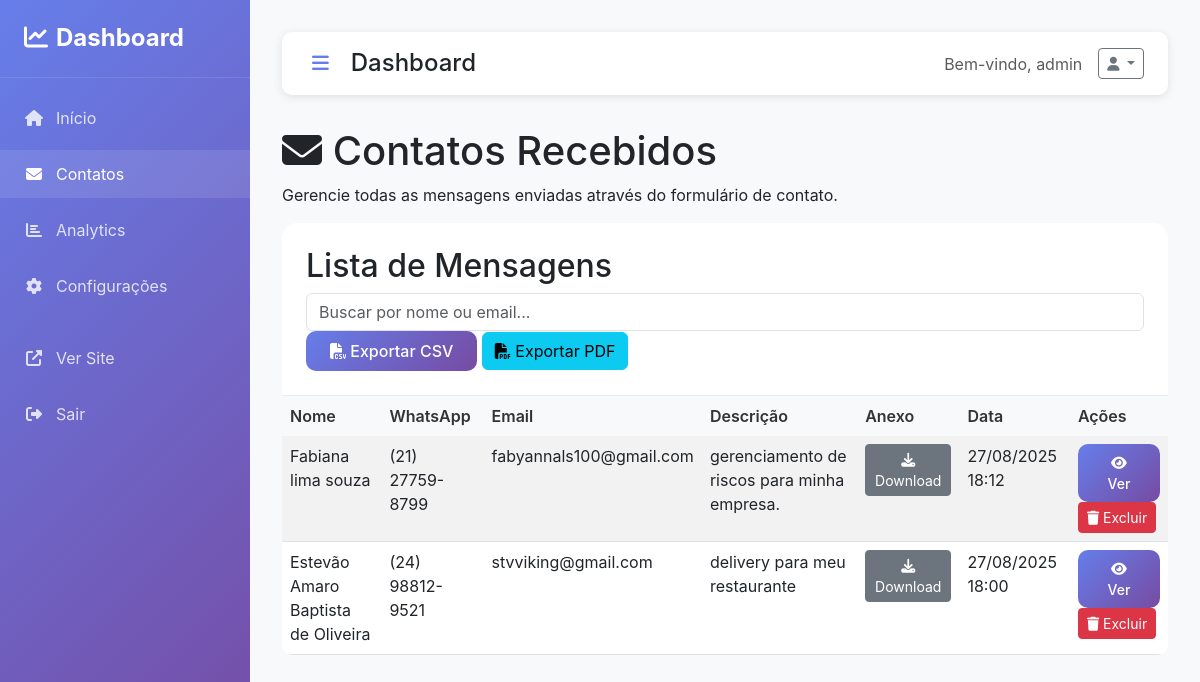
The app's page /dashboard/contacts/ (signed in) with its own data.
### main/models.py (models this page shows, shortened)
class Contact(models.Model):
    name = models.CharField('Nome', max_length=100)
    whatsapp = models.CharField('WhatsApp', max_length=20)
    email = models.EmailField('Email')
    project_description = models.TextField('Descrição do Projeto')
    attachment = models.FileField(
        'Anexo',
        upload_to=contact_file_upload_path,
        blank=True,
        null=True,
        help_text='Arquivo opcional (PDF, DOC, DOCX, TXT - máx. 10MB)'
    )
    created_at = models.DateTimeField('Data de Criação', auto_now_add=True)
    is_read = models.BooleanField('Lida', default=False)
    notes = models.TextField('Observações', blank=True, help_text='Notas internas sobre o contato')
    class Meta:
        verbose_name = 'Contato'
        verbose_name_plural = 'Contatos'
        ordering = ['-created_at']

### dashboard/views.py (the view, shortened to what this page needs)
# urls.py: path('contacts/', views.contacts_list, name='contacts_list'),
@login_required
def contacts_list(request):
    contacts = Contact.objects.all()
    search_query = request.GET.get('search', '')
    status_filter = request.GET.get('status', '')
    if status_filter == 'unread':
        contacts = contacts.filter(is_read=False)
    elif status_filter == 'read':
        contacts = contacts.filter(is_read=True)
    date_from = request.GET.get('date_from', '')
    date_to = request.GET.get('date_to', '')
    if date_from:
        try:
            date_from_obj = datetime.strptime(date_from, '%Y-%m-%d').date()
            contacts = contacts.filter(created_at__date__gte=date_from_obj)
        except ValueError:
            pass
    if date_to:
        try:
            date_to_obj = datetime.strptime(date_to, '%Y-%m-%d').date()
            contacts = contacts.filter(created_at__date__lte=date_to_obj)
        except ValueError:
            pass
    contacts = contacts.order_by('-created_at')
    paginator = Paginator(contacts, 20)  # Show 20 contacts per page
    page_number = request.GET.get('page')
    page_obj = paginator.get_page(page_number)
    context = {
        'page_obj': page_obj,
        'search_query': search_query,
        'status_filter': status_filter,
        'date_from': date_from,
        'date_to': date_to,
        'total_contacts': contacts.count(),
    }
    return render(request, 'dashboard/contacts_list.html', context)

### templates/dashboard/contacts_list.html (shortened to what this page needs)
{% extends 'dashboard/base.html' %}
{% load static %}
{% block content %}
<div class="dashboard-header">
    <h1><i class="fas fa-envelope"></i> Contatos Recebidos</h1>
    <p>Gerencie todas as mensagens enviadas através do formulário de contato.</p>
</div>
<div class="dashboard-card">
    <div class="card-header">
        <h2>Lista de Mensagens</h2>
        <div class="card-actions">
            <input type="text" id="searchInput" placeholder="Buscar por nome ou email..." class="form-control search-input">
            <button class="btn btn-primary" id="exportCsvBtn"><i class="fas fa-file-csv"></i> Exportar CSV</button>
            <button class="btn btn-info" id="exportPdfBtn"><i class="fas fa-file-pdf"></i> Exportar PDF</button>
        </div>
    </div>
    <div class="card-body">
        <div class="table-responsive">
            <table class="table table-striped" id="contactsTable">
                <thead>
                    <tr>
                        <th>Nome</th>
                        <th>WhatsApp</th>
                        <th>Email</th>
                        <th>Descrição</th>
                        <th>Anexo</th>
                        <th>Data</th>
                        <th>Ações</th>
                    </tr>
                </thead>
                <tbody>
                    {% for contact in page_obj %}
                    <tr>
                        <td>{{ contact.name }}</td>
                        <td>{{ contact.whatsapp }}</td>
                        <td>{{ contact.email }}</td>
                        <td>{{ contact.project_description|truncatechars:50 }}</td>
                        <td>
                            {% if contact.attachment %}
                            <a href="{{ contact.attachment.url }}" target="_blank" class="btn btn-sm btn-secondary"><i class="fas fa-download"></i> Download</a>
                            {% else %}
                            Nenhum
                            {% endif %}
                        </td>
                        <td>{{ contact.created_at|date:"d/m/Y H:i" }}</td>
                        <td>
                            <button class="btn btn-sm btn-primary view-contact-btn" data-id="{{ contact.id }}"><i class="fas fa-eye"></i> Ver</button>
                            <button class="btn btn-sm btn-danger delete-contact-btn" data-id="{{ contact.id }}"><i class="fas fa-trash"></i> Excluir</button>
                        </td>
                    </tr>
                    {% empty %}
                    <tr>
                        <td colspan="7" class="text-center">Nenhuma mensagem encontrada.</td>
                    </tr>
                    {% endfor %}
                </tbody>
            </table>
        </div>
    </div>
</div>
{% endblock %}

### templates/dashboard/base.html (shortened to what this page needs)
<!DOCTYPE html>
<html lang="pt-BR">
<head>
    <link href="https://cdn.jsdelivr.net/npm/bootstrap@5.3.0/dist/css/bootstrap.min.css" rel="stylesheet">
    <link rel="stylesheet" href="https://cdnjs.cloudflare.com/ajax/libs/font-awesome/6.4.0/css/all.min.css">
</head>
<body>
    <nav class="sidebar" id="sidebar">
        <div class="sidebar-header">
            <h4><i class="fas fa-chart-line me-2"></i>Dashboard</h4>
        </div>
        <ul class="sidebar-nav list-unstyled">
            <li class="nav-item">
                <a href="{% url 'dashboard:dashboard_home' %}" class="nav-link {% if request.resolver_match.url_name == 'dashboard_home' %}active{% endif %}">
                    <i class="fas fa-home"></i>Início
                </a>
            </li>
            <li class="nav-item">
                <a href="{% url 'dashboard:contacts_list' %}" class="nav-link {% if request.resolver_match.url_name == 'contacts_list' or request.resolver_match.url_name == 'contact_detail' %}active{% endif %}">
                    <i class="fas fa-envelope"></i>Contatos
                </a>
            </li>
            <li class="nav-item">
                <a href="{% url 'dashboard:analytics' %}" class="nav-link {% if request.resolver_match.url_name == 'analytics' %}active{% endif %}">
                    <i class="fas fa-chart-bar"></i>Analytics
                </a>
            </li>
            <li class="nav-item">
                <a href="{% url 'dashboard:settings' %}" class="nav-link {% if request.resolver_match.url_name == 'settings' %}active{% endif %}">
                    <i class="fas fa-cog"></i>Configurações
                </a>
            </li>
            <li class="nav-item mt-4">
                <a href="{% url 'main:landing_page' %}" class="nav-link" target="_blank">
                    <i class="fas fa-external-link-alt"></i>Ver Site
                </a>
            </li>
            <li class="nav-item">
                <a href="{% url 'dashboard:dashboard_logout' %}" class="nav-link">
                    <i class="fas fa-sign-out-alt"></i>Sair
                </a>
            </li>
        </ul>
    </nav>
    <div class="main-content" id="main-content">
        <div class="top-bar">
            <div class="d-flex align-items-center">
                <button class="sidebar-toggle" id="sidebar-toggle">
                    <i class="fas fa-bars"></i>
                </button>
                <h4 class="mb-0">{% block page_title %}Dashboard{% endblock %}</h4>
            </div>
            <div class="user-info">
                <span class="text-muted">Bem-vindo, {{ user.first_name|default:user.username }}</span>
                <div class="dropdown">
                    <button class="btn btn-outline-secondary btn-sm dropdown-toggle" type="button" data-bs-toggle="dropdown">
                        <i class="fas fa-user"></i>
                    </button>
                </div>
            </div>
        </div>
        {% block content %}{% endblock %}
    </div>
</body>
</html>

### templates/dashboard/base.html (style rules this page uses)
body { background-color: #f8f9fa; font-family: 'Inter', sans-serif; }
.sidebar { background: linear-gradient(135deg, #667eea 0%, #764ba2 100%); min-height: 100vh; position: fixed; top: 0; left: 0; width: 250px; z-index: 1000; transition: transform 0.3s ease; }
.sidebar-header { padding: 1.5rem; border-bottom: 1px solid rgba(255, 255, 255, 0.1); }
.sidebar-header h4 { color: white; margin: 0; font-weight: 700; }
.sidebar-nav { padding: 1rem 0; }
.nav-item { margin-bottom: 0.5rem; }
.nav-link { color: rgba(255, 255, 255, 0.8); padding: 0.75rem 1.5rem; border-radius: 0; transition: all 0.3s ease; text-decoration: none; display: flex; align-items: center; }
.nav-link:hover, .nav-link.active { color: white; background-color: rgba(255, 255, 255, 0.1); }
.nav-link i { margin-right: 0.75rem; width: 20px; text-align: center; }
.main-content { margin-left: 250px; padding: 2rem; transition: margin-left 0.3s ease; }
.top-bar { background: white; border-radius: 10px; padding: 1rem 1.5rem; margin-bottom: 2rem; box-shadow: 0 2px 10px rgba(0, 0, 0, 0.1); display: flex; justify-content: between; align-items: center; }
.sidebar-toggle { background: none; border: none; color: #667eea; font-size: 1.2rem; margin-right: 1rem; }
.user-info { margin-left: auto; display: flex; align-items: center; gap: 1rem; }
.card-header { background: white; border-bottom: 1px solid #e9ecef; border-radius: 15px 15px 0 0 !important; padding: 1.5rem; }
.btn-primary { background: linear-gradient(135deg, #667eea 0%, #764ba2 100%); border: none; border-radius: 10px; padding: 0.5rem 1.5rem; font-weight: 500; }
.table { border-radius: 10px; overflow: hidden; }
.table thead th { background-color: #f8f9fa; border: none; font-weight: 600; color: #333; }

### records on screen
Contact: name "Fabiana lima souza", whatsapp "(21) 27759-8799", email "fabyannals100@gmail.com", project_description "gerenciamento de riscos para minha empresa.", created_at "27/08/2025 18:12"
Contact: name "Estevão Amaro Baptista de Oliveira", whatsapp "(24) 98812-9521", email "stvviking@gmail.com", project_description "delivery para meu restaurante", created_at "27/08/2025 18:00"

### other values on screen
{{ user.first_name|default:user.username }} "admin"
